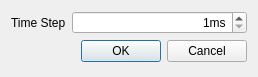
<?xml version="1.0" encoding="UTF-8"?>
<ui version="4.0">
 <class>PlaybackTimeStepDialog</class>
 <widget class="QDialog" name="PlaybackTimeStepDialog">
  <property name="geometry">
   <rect>
    <x>0</x>
    <y>0</y>
    <width>258</width>
    <height>77</height>
   </rect>
  </property>
  <property name="windowTitle">
   <string>Set TimeStep</string>
  </property>
  <layout class="QFormLayout" name="formLayout">
   <item row="0" column="0">
    <widget class="QLabel" name="labelTImeStep">
     <property name="text">
      <string>Time Step</string>
     </property>
    </widget>
   </item>
   <item row="0" column="1">
    <widget class="QSpinBox" name="spinTimestep">
     <property name="alignment">
      <set>Qt::AlignRight|Qt::AlignTrailing|Qt::AlignVCenter</set>
     </property>
     <property name="suffix">
      <string notr="true">ms</string>
     </property>
     <property name="minimum">
      <number>1</number>
     </property>
     <property name="maximum">
      <number>50000</number>
     </property>
    </widget>
   </item>
   <item row="1" column="1">
    <widget class="QDialogButtonBox" name="buttonBox">
     <property name="standardButtons">
      <set>QDialogButtonBox::Cancel|QDialogButtonBox::Ok</set>
     </property>
    </widget>
   </item>
  </layout>
 </widget>
 <resources/>
 <connections/>
</ui>
